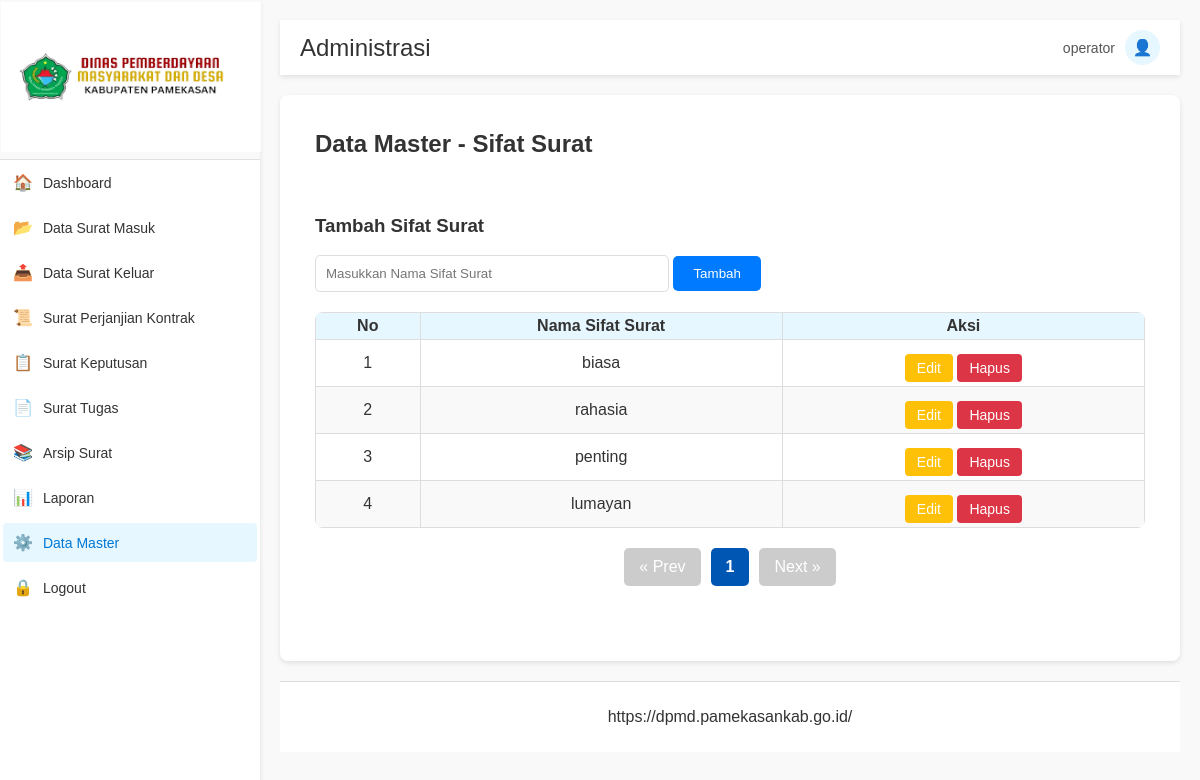
Page /data_master.php (signed in) on the committed database.
### tables this page shows
CREATE TABLE `sifat_surat` (
  `id_sifat` int(11) NOT NULL,
  `nama_sifat_surat` varchar(255) NOT NULL
);

### data_master.php (the view, shortened to what this page needs)
<?php
include 'db.php';
$perPage = 10;
$currentPage = isset($_GET['page']) ? (int)$_GET['page'] : 1;
$offset = ($currentPage - 1) * $perPage;
$searchQuery = isset($_GET['search']) ? $_GET['search'] : '';
$totalQuery = "SELECT COUNT(*) AS total FROM sifat_surat WHERE nama_sifat_surat LIKE ?";
$stmtTotal = $conn->prepare($totalQuery);
$searchWildcard = "%$searchQuery%";
$stmtTotal->bind_param("s", $searchWildcard);
$stmtTotal->execute();
$resultTotal = $stmtTotal->get_result();
$totalData = $resultTotal->fetch_assoc()['total'];
$totalPages = ceil($totalData / $perPage);
$sql = "SELECT * FROM sifat_surat WHERE nama_sifat_surat LIKE ? LIMIT ? OFFSET ?";
$stmt = $conn->prepare($sql);
$stmt->bind_param("sii", $searchWildcard, $perPage, $offset);
$stmt->execute();
$result = $stmt->get_result();
?>
<!DOCTYPE html>
<html lang="en">
<head>
    <link rel="stylesheet" href="style.css">
</head>
<body>
    <div class="sidebar">
        <div class="logo">
            <img src="logo.png" alt="Logo" />
        </div>
        <ul class="sidebar-menu">
            <li><a href="index.php"><span class="icon">🏠</span> Dashboard</a></li>
            <li><a href="surat_masuk.php"><span class="icon">📂</span> Data Surat Masuk</a></li>
            <li><a href="surat_keluar.php"><span class="icon">📤</span> Data Surat Keluar</a></li>
            <li><a href="surat_perjanjian_kontrak.php"><span class="icon">📜</span> Surat Perjanjian Kontrak</a></li>
            <li><a href="surat_keputusan.php"><span class="icon">📋</span> Surat Keputusan</a></li>
            <li><a href="surat_tugas.php"><span class="icon">📄</span> Surat Tugas</a></li>
            <li><a href="arsip.php"><span class="icon">📚</span> Arsip Surat</a></li>
            <li><a href="laporan.php"><span class="icon">📊</span> Laporan</a></li>
            <li><a href="data_master.php" class="active"><span class="icon">⚙️</span> Data Master</a></li>
            <li><a href="logout.php"><span class="icon">🔒</span> Logout</a></li>
        </ul>
    </div>
    <div class="main-content">
        <div class="topbar">
            <h2>Administrasi</h2>
            <div class="profile">
                <span><?= htmlspecialchars($_SESSION['role']); ?></span>
                <div class="profile-icon">👤</div>
            </div>
        </div>
        <div class="container">
            <div class="form-container">
            <h2>Data Master - Sifat Surat</h2>
            <br>
            <h3>Tambah Sifat Surat</h3>
                <form action="data_master.php" method="POST">
                    <input type="text" name="nama_sifat_surat" placeholder="Masukkan Nama Sifat Surat" required>
                    <button type="submit" name="add_sifat_surat">Tambah</button>
                </form>
            <table class="table">
                <thead>
                    <tr>
                        <th>No</th>
                        <th>Nama Sifat Surat</th>
                        <th>Aksi</th>
                    </tr>
                </thead>
                <tbody>
                    <?php if ($result->num_rows > 0): ?>
                        <?php $no = $offset + 1; while ($row = $result->fetch_assoc()): ?>
                            <tr>
                                <td><?= $no++; ?></td>
                                <td><?= htmlspecialchars($row['nama_sifat_surat']); ?></td>
                                <td>
                                    <a href="edit_sifat_surat.php?id=<?= $row['id_sifat']; ?>" class="btn btn-warning">Edit</a>
                                    <a href="?id=<?= $row['id_sifat']; ?>" class="btn btn-danger" onclick="return confirm('Yakin ingin menghapus data?')">Hapus</a>
                                </td>
                            </tr>
                        <?php endwhile; ?>
                    <?php else: ?>
                        <tr>
                            <td colspan="3" class="no-data">Tidak ada data.</td>
                        </tr>
                    <?php endif; ?>
                </tbody>
            </table>
            <ul class="pagination">
                <?php if ($currentPage > 1): ?>
                    <li><a href="?page=<?= $currentPage - 1; ?>&search=<?= htmlspecialchars($searchQuery); ?>">&laquo; Prev</a></li>
                <?php else: ?>
                    <li class="disabled"><span>&laquo; Prev</span></li>
                <?php endif; ?>
                <?php for ($i = 1; $i <= $totalPages; $i++): ?>
                    <li>
                        <a href="?page=<?= $i; ?>&search=<?= htmlspecialchars($searchQuery); ?>" class="<?= $i === $currentPage ? 'active' : ''; ?>">
                            <?= $i; ?>
                        </a>
                    </li>
                <?php endfor; ?>
                <?php if ($currentPage < $totalPages): ?>
                    <li><a href="?page=<?= $currentPage + 1; ?>&search=<?= htmlspecialchars($searchQuery); ?>">Next &raquo;</a></li>
                <?php else: ?>
                    <li class="disabled"><span>Next &raquo;</span></li>
                <?php endif; ?>
            </ul>
        </div>
    </div>
    <footer>
    <p>https://dpmd.pamekasankab.go.id/</p>
    </footer>
</body>
</html>

### style.css (style rules this page uses)
body, html { margin: 0; padding: 0; font-family: 'Arial', sans-serif; color: #333; background-color: #f9f9f9; }
.sidebar { width: 260px; height: 100vh; background-color: #ffffff; box-shadow: 0 2px 5px rgba(0, 0, 0, 0.1); position: fixed; top: 0; left: 0; }
.sidebar .logo { text-align: center; padding: 2px 1px; background-color: #f9f9f9; border-bottom: 1px solid #e0e0e0; }
.sidebar .logo img { width: 260px; height: 150px; margin-bottom: 1px; }
.sidebar-menu { list-style: none; padding: 0; margin: 0; }
.sidebar-menu li { padding: 3px; }
.sidebar-menu li a { color: #333; text-decoration: none; display: flex; align-items: center; font-size: 14px; border-radius: 4px; padding: 10px; transition: background-color 0.3s ease; }
.sidebar-menu li a .icon { margin-right: 10px; font-size: 16px; }
.sidebar-menu li a:hover, .sidebar-menu li a.active { background-color: #e6f7ff; color: #0078d4; }
.main-content { margin-left: 260px; padding: 20px; }
.topbar { background-color: #ffffff; padding: 10px 20px; display: flex; justify-content: space-between; align-items: center; margin-bottom: 20px; box-shadow: 0 2px 5px rgba(0, 0, 0, 0.1); }
.topbar h2 { margin: 0; color: #333; font-weight: normal; }
.profile { display: flex; align-items: center; gap: 10px; }
.profile span { color: #555; font-size: 14px; }
.profile-icon { width: 35px; height: 35px; background-color: #e6f7ff; color: #0078d4; display: flex; align-items: center; justify-content: center; border-radius: 50%; font-size: 16px; }
.container { background-color: #ffffff; padding: 20px; border-radius: 8px; box-shadow: 0 2px 5px rgba(0, 0, 0, 0.1); }
.container h2 { margin-top: 0; color: #333; }
.table { width: 100%; border-collapse: collapse; margin-top: 10px; border-radius: 8px; overflow: hidden; text-align: center; table-layout: fixed; border-collapse: collapse; }
.table th, .table td { border: 1px solid #ddd; word-wrap: break-word; overflow-wrap: break-word; text-align: left; padding: 8px; }
.table th { background-color: #e6f7ff; color: #333; }
.table td { vertical-align: top; }
.table tr:nth-child(even) { background-color: #f9f9f9; }
.btn { padding: 11px 20px; border-radius: 5px; color: white; text-decoration: none; font-size: 14px; display: inline-block; text-align: center; margin-top: 10px; }
.btn-warning { background-color: #f39c12; }
.btn-danger { background-color: #e74c3c; }
footer { text-align: center; margin-top: 20px; padding: 10px 0; background-color: #ffffff; color: #333; border-top: 1px solid #ddd; }
.form-container { max-width: 1600px; margin: 0 auto; background-color: #fff; padding: 100px; border-radius: 10px; }

### data_master.php (style rules this page uses)
.pagination { display: flex; justify-content: center; list-style: none; margin: 20px 0; padding: 0; }
.pagination li { margin: 0 5px; }
.pagination a { display: inline-block; padding: 10px 15px; color: white; background-color: #007bff; text-decoration: none; border-radius: 5px; transition: background-color 0.3s ease; }
.pagination .active { background-color: #0056b3; font-weight: bold; pointer-events: none; }
.pagination .disabled span { display: inline-block; padding: 10px 15px; color: #ffffff; background-color: #cccccc; text-decoration: none; border-radius: 5px; cursor: default; }
.pagination .disabled { pointer-events: none; }
.table { width: 100%; border-collapse: collapse; text-align: center; }
.table th, .table td { padding: 4px; text-align: center; border: 1px solid #ddd; }
.table th { background-color: #e6f7ff; font-weight: bold; }
.table th, .table td { vertical-align: middle; }
.table th:nth-child(1), .table td:nth-child(1) { width: 5%; }
.table th:nth-child(2), .table td:nth-child(2) { width: 20%; }
.table th:nth-child(3), .table td:nth-child(3) { width: 20%; }
.btn { padding: 6px 12px; font-size: 14px; border-radius: 4px; }
.btn-warning { background-color: #ffc107; color: white; border: none; padding: 6px 12px; border-radius: 4px; font-size: 14px; text-decoration: none; display: inline-block; }
.btn-danger { background-color: #dc3545; color: white; border: none; padding: 6px 12px; border-radius: 4px; font-size: 14px; text-decoration: none; display: inline-block; }
.form-container { margin-bottom: 20px; padding: 15px; border-radius: 5px; }
.form-container input[type="text"] { width: 40%; padding: 10px; margin-bottom: 10px; border: 1px solid #ddd; border-radius: 5px; }
.form-container button { padding: 10px 20px; background-color: #007bff; color: white; border: none; border-radius: 5px; cursor: pointer; }

### rows in the picture
sifat_surat: nama_sifat_surat "biasa"
sifat_surat: nama_sifat_surat "rahasia"
sifat_surat: nama_sifat_surat "penting"
sifat_surat: nama_sifat_surat "lumayan"

### other values in the picture
$_SESSION['role'] "operator"
